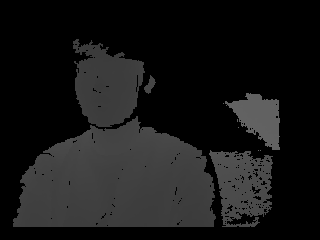
#> input picture data/standing_3.png, 320 x 240 px
$ jupyter execute --allow-errors main_multiarray.ipynb
#> lines starting #> are read from the running program, lines starting #| are printed output that depends on the picture
[cell 1]
import coremltools as ct
import numpy as np
import PIL.Image
import cv2

#> (a cell that did not finish here is left out)

#> (a cell that did not finish here is left out)

[cell 4]
model_expected_input_shape = (1, 3, 240, 320)

[cell 5]
def load_image_as_np_array(path, resize_to=None):
#> called with path = './data/standing_3.png'
    img = PIL.Image.open(path)
#> img is the input picture: PIL image 320x240 L; min 0, max 98, mean 22.9
    img = img.convert('RGB')
#> img: PIL image 320x240 RGB
    img_np = np.array(img).astype(np.float32)
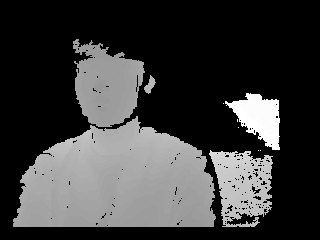
#> img_np: shape (240, 320, 3) float32; min 0, max 98, mean 22.9; drawn with min black and max white
    img_np = (img_np - 127.5) / 127.5
    return img_np

[cell 6]
img_as_np_array = load_image_as_np_array('./data/standing_3.png')

[cell 7]
print(img_as_np_array.shape)
#| (240, 320, 3)

[cell 8]
img_as_np_array = np.transpose(img_as_np_array, (2, 0, 1))

[cell 9]
print(img_as_np_array.shape)
#| (3, 240, 320)

[cell 10]
img_as_np_array - np.reshape(img_as_np_array, model_expected_input_shape)

[cell 11]
img_as_np_array = np.expand_dims(img_as_np_array, axis=0)

[cell 12]
print(img_as_np_array.shape)
#| (1, 3, 240, 320)

$ run again, with data/head_left_11.png copied over data/standing_3.png
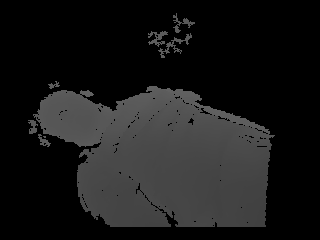
#> input picture data/head_left_11.png, 320 x 240 px
#> in load_image_as_np_array, img is the input picture: PIL image 320x240 L; min 0, max 98, mean 24.8
#> img: PIL image 320x240 RGB
#> in load_image_as_np_array, `img_np = np.array(img).astype(np.float32)`:
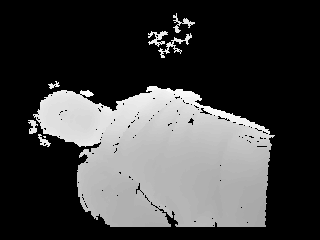
#> img_np: shape (240, 320, 3) float32; min 0, max 98, mean 24.8; drawn with min black and max white
#| (240, 320, 3)
#| (3, 240, 320)
#| (1, 3, 240, 320)

$ run again, with data/head_right_6.png copied over data/standing_3.png
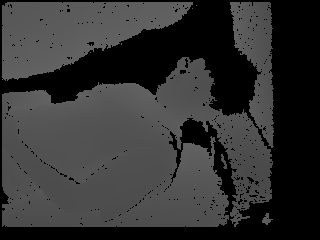
#> input picture data/head_right_6.png, 320 x 240 px
#> in load_image_as_np_array, img is the input picture: PIL image 320x240 L; min 0, max 98, mean 50.3
#> img: PIL image 320x240 RGB
#> in load_image_as_np_array, `img_np = np.array(img).astype(np.float32)`:
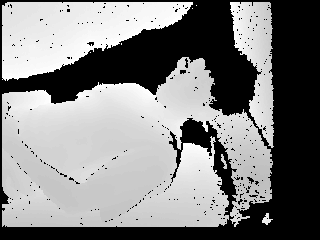
#> img_np: shape (240, 320, 3) float32; min 0, max 98, mean 50.3; drawn with min black and max white
#| (240, 320, 3)
#| (3, 240, 320)
#| (1, 3, 240, 320)

$ run again, with data/none_4.png copied over data/standing_3.png
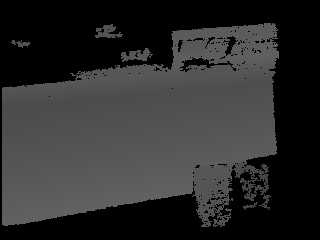
#> input picture data/none_4.png, 320 x 240 px
#> in load_image_as_np_array, img is the input picture: PIL image 320x240 L; min 0, max 98, mean 44.8
#> img: PIL image 320x240 RGB
#> in load_image_as_np_array, `img_np = np.array(img).astype(np.float32)`:
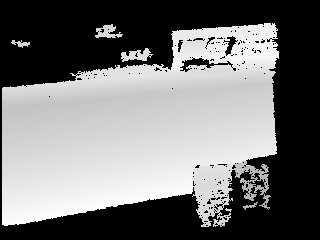
#> img_np: shape (240, 320, 3) float32; min 0, max 98, mean 44.8; drawn with min black and max white
#| (240, 320, 3)
#| (3, 240, 320)
#| (1, 3, 240, 320)
